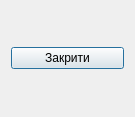
<?xml version="1.0" encoding="UTF-8"?>
<ui version="4.0">
 <class>Dialog10</class>
 <widget class="QDialog" name="Dialog10">
  <property name="geometry">
   <rect>
    <x>0</x>
    <y>0</y>
    <width>135</width>
    <height>117</height>
   </rect>
  </property>
  <property name="windowTitle">
   <string>Dialog</string>
  </property>
  <layout class="QVBoxLayout" name="verticalLayout">
   <item>
    <widget class="QPushButton" name="pushButton">
     <property name="text">
      <string>Закрити</string>
     </property>
    </widget>
   </item>
  </layout>
 </widget>
 <resources/>
 <connections/>
</ui>
